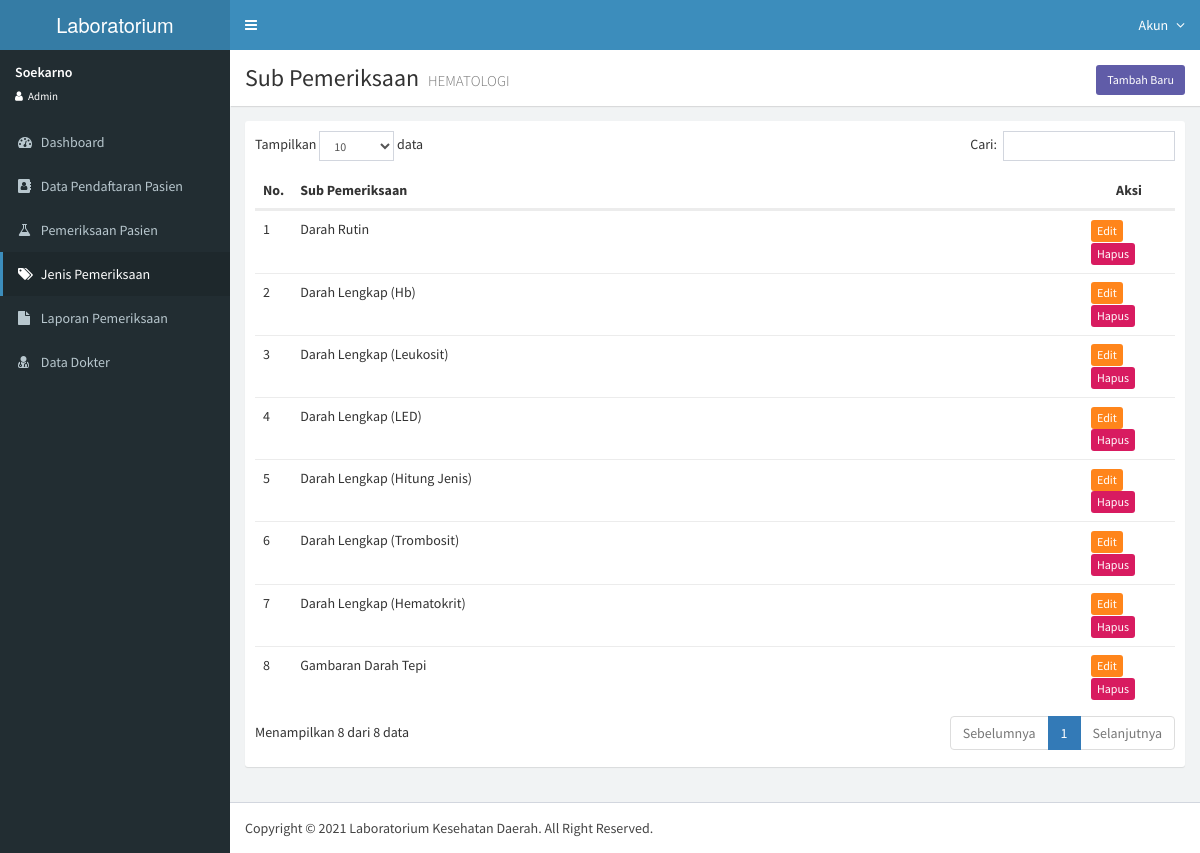
Page /user/sub_pemeriksaan?pemeriksaan_id=1 (signed in) on the committed database.
### tables this page shows
CREATE TABLE IF NOT EXISTS `jenis_pemeriksaan` (
  `id_pemeriksaan` int(11) NOT NULL AUTO_INCREMENT,
  `nama_pemeriksaan` varchar(100) NOT NULL,
  PRIMARY KEY (`id_pemeriksaan`)
);

CREATE TABLE IF NOT EXISTS `sub_periksa` (
  `id_sub_periksa` int(11) NOT NULL AUTO_INCREMENT,
  `pemeriksaan_id` int(11) NOT NULL,
  `nama_sub_periksa` varchar(100) NOT NULL,
  PRIMARY KEY (`id_sub_periksa`)
);

### user/_akses.php (called while the page is built, shortened)
<?php
require_once '../koneksi.php';
$akun = $_SESSION['id_user'];
$sql_akun = $con->query("SELECT a.*, u.* FROM admin a
                            JOIN user u
                            ON u.id_user = a.user_id
                            WHERE a.user_id = '$akun' ");
$row_akun = $sql_akun->fetch(PDO::FETCH_LAZY);
$nama_akun = $row_akun->nama_admin;

### user/sub_pemeriksaan.php (the view, shortened to what this page needs)
<?php
require_once '_akses.php';
$pemeriksaan_id = $_GET['pemeriksaan_id'];
$q = "SELECT * FROM sub_periksa WHERE pemeriksaan_id = '$pemeriksaan_id' ORDER BY id_sub_periksa ASC ";
$sql = $con->query($q);
$trow = $sql->rowCount();
$sql_kat = $con->query("SELECT nama_pemeriksaan FROM jenis_pemeriksaan WHERE id_pemeriksaan = '$pemeriksaan_id' ");
$row_kat = $sql_kat->fetch(PDO::FETCH_LAZY);
?>
<!DOCTYPE html>
<html>
<head>
  <link rel="stylesheet" href="../assets/bower_components/bootstrap/dist/css/bootstrap.min.css">
  <link rel="stylesheet" href="../assets/bower_components/font-awesome/css/font-awesome.min.css">
  <link rel="stylesheet" href="../assets/bower_components/datatables.net-bs/css/dataTables.bootstrap.min.css">
  <link rel="stylesheet" href="../assets/bower_components/bootstrap-datepicker/dist/css/bootstrap-datepicker.min.css">
  <link rel="stylesheet" href="../assets/dist/css/AdminLTE.min.css">
  <link rel="stylesheet" href="../assets/dist/css/skins/_all-skins.css">
</head>
<body class="hold-transition skin-blue sidebar-mini">
  <div class="wrapper">
    <?php include '_header.php'; ?>
    <?php include '_sidebar_menu.php'; ?>
    <div class="content-wrapper">
      <section class="content-header">
        <h1>
          Sub Pemeriksaan
          <small><?php echo $row_kat->nama_pemeriksaan; ?></small>
          <div class="pull-right">
            <a href="sub_pemeriksaan_tambah?pemeriksaan_id=<?php echo $pemeriksaan_id; ?>" class="btn bg-purple btn-sm">Tambah Baru</a>
          </div>
        </h1>
      </section>
      <section class="content">
        <div class="box box-solid">
          <div class="box-body table-responsive">
            <table id="mytable" class="table table-hover">
              <thead>
                <tr>
                  <th width="1%">No.</th>
                  <th width="auto">Sub Pemeriksaan</th>
                  <th class="text-center" width="10%">Aksi</th>
                </tr>
              </thead>
              <tbody>
                <?php if (!empty($trow)) : $no = 1; ?>
                  <?php while ($row = $sql->fetch(PDO::FETCH_LAZY)) {
                  ?>
                    <tr>
                      <td><?php echo $no;
                          $no++; ?></td>
                      <td><?php echo $row->nama_sub_periksa; ?></td>
                      <td>
                        <div class="pull-right">
                          <form method="POST" action="_proses/sub_pemeriksaan_proses">
                            <a href='sub_pemeriksaan_edit?id=<?php echo $row->id_sub_periksa; ?>&pemeriksaan_id=<?php echo $pemeriksaan_id; ?>' class='btn bg-orange btn-xs'>Edit</a>
                            <button type="submit" onclick="return confirm('Anda yakin akan menghapus data ini ?')" class='btn bg-maroon btn-xs' name="fhapus" value="y">Hapus</button>
                          </form>
                        </div>
                      </td>
                    </tr>
                  <?php } ?>
                <?php endif ?>
              </tbody>
            </table>
          </div>
        </div>
      </section>
    </div>
    <?php include '_footer.php'; ?>
  </div>
</body>
</html>

### user/_sidebar_menu.php
<aside class="main-sidebar">
  <section class="sidebar">
    <div class="user-panel" style="padding-bottom: 60px">
      <div class="pull-left info">
        <p><?php echo $nama_akun; ?></p>
        <a href="#"><i class="fa fa-user text-white"></i> Admin</a>
      </div>
    </div>
    <ul class="sidebar-menu" data-widget="tree">
      <li id="nav-dashboard"><a href="./"><i class="fa fa-dashboard"></i> <span>Dashboard</span></a></li>
      <li id="nav-pasien"><a href="pasien"><i class="fa fa-address-book"></i> <span>Data Pendaftaran Pasien</span></a></li>
      <li id="nav-periksa_pasien"><a href="pemeriksaan_pasien"><i class="fa fa-flask"></i> <span>Pemeriksaan Pasien</span></a></li>
      <li id="nav-pemeriksaan"><a href="pemeriksaan"><i class="fa fa-tags"></i> <span>Jenis Pemeriksaan</span></a></li>
      <li id="nav-laporan"><a href="laporan"><i class="fa fa-file"></i> <span>Laporan Pemeriksaan</span></a></li>
      <li id="nav-dokter"><a href="dokter"><i class="fa fa-user-md"></i> <span>Data Dokter</span></a></li>
    </ul>
  </section>
</aside>

### rows in the picture
jenis_pemeriksaan: nama_pemeriksaan "HEMATOLOGI"
sub_periksa: nama_sub_periksa "Darah Rutin"
sub_periksa: nama_sub_periksa "Darah Lengkap (Hb)"
sub_periksa: nama_sub_periksa "Darah Lengkap (Leukosit)"
sub_periksa: nama_sub_periksa "Darah Lengkap (LED)"
sub_periksa: nama_sub_periksa "Darah Lengkap (Hitung Jenis)"
sub_periksa: nama_sub_periksa "Darah Lengkap (Trombosit)"
sub_periksa: nama_sub_periksa "Darah Lengkap (Hematokrit)"
sub_periksa: nama_sub_periksa "Gambaran Darah Tepi"

### other values in the picture
$nama_akun "Soekarno"
